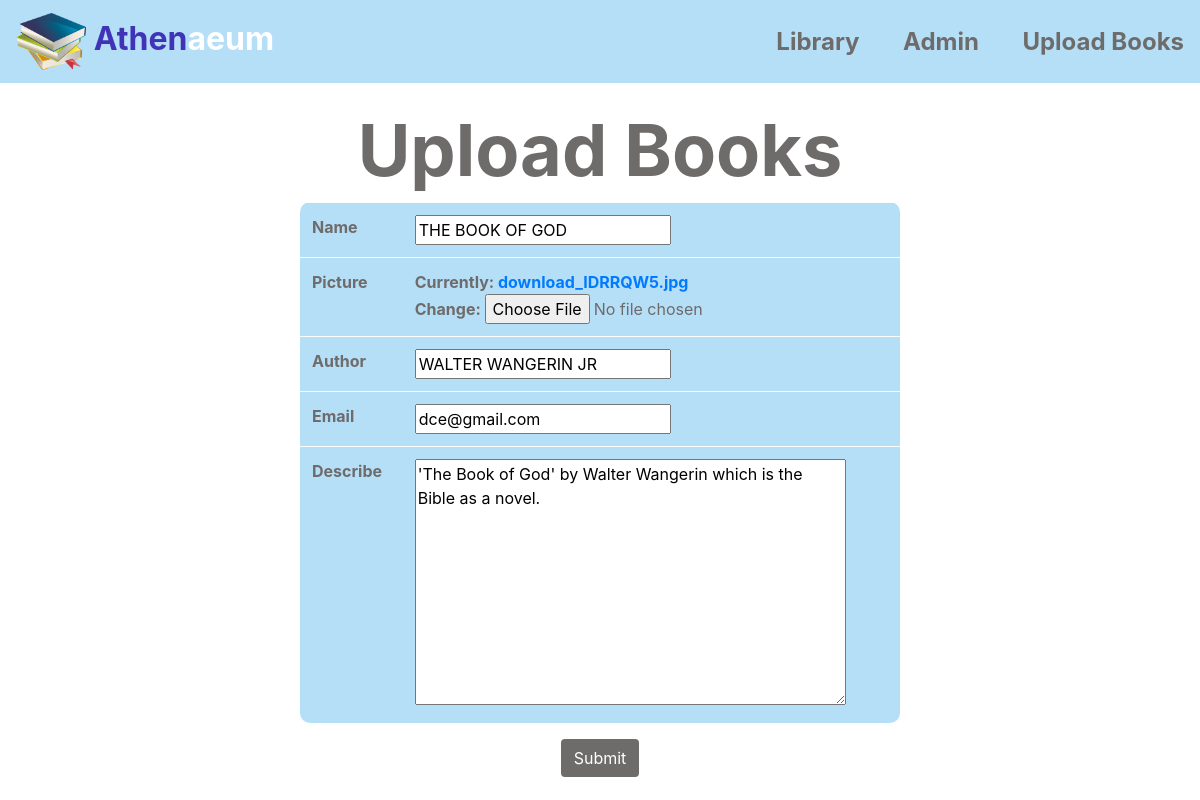
The page /update/8 on the database its author committed.
### book/models.py (models this page shows, shortened)
class Book(models.Model):
    name = models.CharField(max_length = 50)
    picture = models.ImageField()
    author = models.CharField(max_length = 30)
    email = models.EmailField(blank = True)
    describe = models.TextField(default = 'Please Enter the Description of the Book in Brief')

### book/views.py (the view)
# urls.py: path('update/<int:book_id>', views.update_book),
def update_book(request, book_id):
    book_id = int(book_id)
    try:
        book_sel = Book.objects.get(id = book_id)
    except Book.DoesNotExist:
        return redirect('index')
    book_form = BookCreate(request.POST or None, instance = book_sel)
    if book_form.is_valid():
       book_form.save()
       return redirect('index')
    return render(request, 'book/upload_form.html', {'upload_form':book_form})

### book/forms.py
class BookCreate(forms.ModelForm):
    class Meta:
        model = Book
        fields = '__all__'

### book/templates/book/Upload_form.html (shortened to what this page needs)
{% extends 'book/library.html' %}
{% block content %}
    <center>
    <h1 class="display-3" style="background-color:#ffffff;color:#6e6b6b;font-weight: bold;">Upload Books</h1>
    <form method = 'POST' enctype="multipart/form-data">
        <table class = 'w-50 table table-light' style="border-radius:10px;background-color:#b5def7;color: #6e6b6b;font-weight: bolder;size: 30dp;">
            {% for field in upload_form %}
            <tr>
                <th>{{field.label}}</th>
                <td>{{ field }}</td>
            </tr>
            {% endfor %}
        </table>
        <button type="submit" class="btn btn-md" style="color: #ffffff;background-color: #6e6b6b;">Submit</button>
    </form>
</center>
{% endblock %}

### rows shown on the page
Book: upload_form "THE BOOK OF GOD" "WALTER WANGERIN JR" "dce@gmail.com" "'The Book of God' by Walter Wangerin which is the Bible as a novel."

### other values the page prints
{{ field.label }} "Name" "Picture" "Author" "Email" "Describe"
